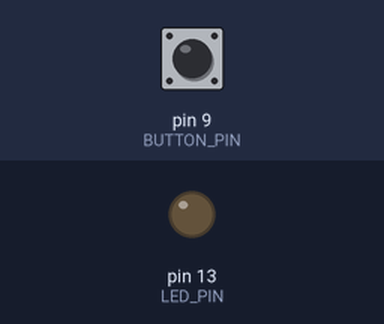
Recording of a sketch running on a simulated Arduino Uno, built with avr-gcc and run on an emulated ATmega328P. On the bench: output pins drawn as LEDs (lit = HIGH). Dashed ring = blinking. The test bench sets the inputs (shaded band); at power-on: pin 9 (BUTTON_PIN) HIGH. No radio packets arrive unless stated; what the sketch prints to the serial monitor is not drawn.

Above: at 1.2 s.
1.3 s: pin 9 (BUTTON_PIN) pulled LOW for 1 s
At 1.7 s:
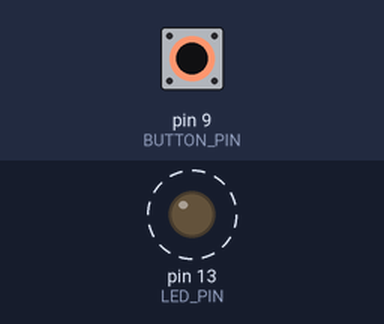
3.8 s: pin 9 (BUTTON_PIN) pulled LOW for 3.2 s
At 4.2 s:
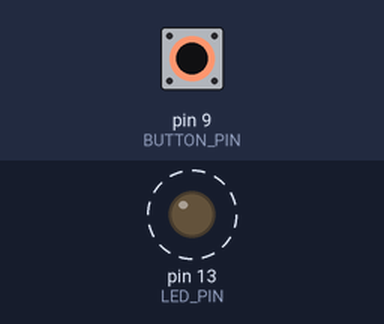
Timing chart, 0 to 8.2 s (numbered marks = the images above; inputs shaded):
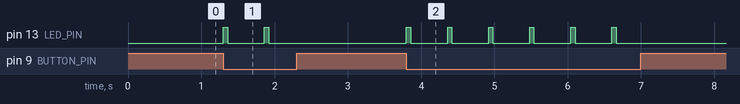

The sketch:

rf_transmitter_promini.ino
```cpp
//
// SparkFun Electronics 2011
// NPoole
//
// RF ASK Transmitter/Reciever Example
//
// This code depends on the VirtualWire Library for Arduino and is
// based on the example code provided by Mike McCauley (mikem@open.com.au)
// See VirtualWire.h for detailed API docs.
//
// This example shows how to use the VirtualWire library to send and receive
// simple messages and use them to control digital I/O pins. Buttons are
// connected to the transmitting Arduino on pins 8-11 (to ground, internal 20k
// pull-up resistors are set in the code) and in the same fashion,
// LEDs are connected to the recieving Arduino on pins 8-11. When a button is
// pressed on the transmitter, the corresponding LED will light on the reciever.
// This document contains both transmitter and reciever code, simply de-comment
// the piece of code you need to use.

#include <VirtualWire.h>

#define TX_PIN 7
#define BUTTON_PIN 9
#define LED_PIN 13

char buf[VW_MAX_MESSAGE_LEN];

void setup() {
  pinMode(BUTTON_PIN, INPUT);
  digitalWrite(BUTTON_PIN, HIGH);
  pinMode(LED_PIN, OUTPUT);
  Serial.begin(9600);     // Debugging only
  Serial.println("setup");

  // Initialise the IO and ISR
  vw_set_tx_pin(TX_PIN);
  vw_setup(2000);       // Bits per sec
}

void loop() {
  if (!digitalRead(BUTTON_PIN)) {
    const char *msg = "hello precious";
    digitalWrite(LED_PIN, HIGH);
    vw_send((uint8_t *)msg, strlen(msg));
    vw_wait_tx(); // Wait until the whole message is gone
    digitalWrite(LED_PIN, LOW);
    delay(500); // Refuse to send messages too quickly
  }

  // if (Serial.available()) {
  //   delay(200); // Wait for entire message to arrive
  //   buf[0] = '\0'; // Erase the buffer string

  //   // Read all the data from the serial port into the buffer
  //   int i = 0;
  //   while (Serial.available()) {
  //     buf[i] = Serial.read();
  //   }

  //   // Serial.println(buf);

  //   // Send the message over RF
  //   digitalWrite(LED_PIN, HIGH);
  //   vw_send((uint8_t *)buf, strlen(buf));
  //   vw_wait_tx(); // Wait until the whole message is gone
  //   digitalWrite(LED_PIN, LOW);
  // }
}
```

Measured:
- after the input at 1.3 s, pin 13 (LED_PIN): alternates HIGH for 0.06 s and LOW for 0.50 s, 4 changes in all, then stays LOW, starting at once
- after the input at 3.8 s, pin 13 (LED_PIN): alternates HIGH for 0.06 s and LOW for 0.50 s, 12 changes in all, then stays LOW, starting at once
